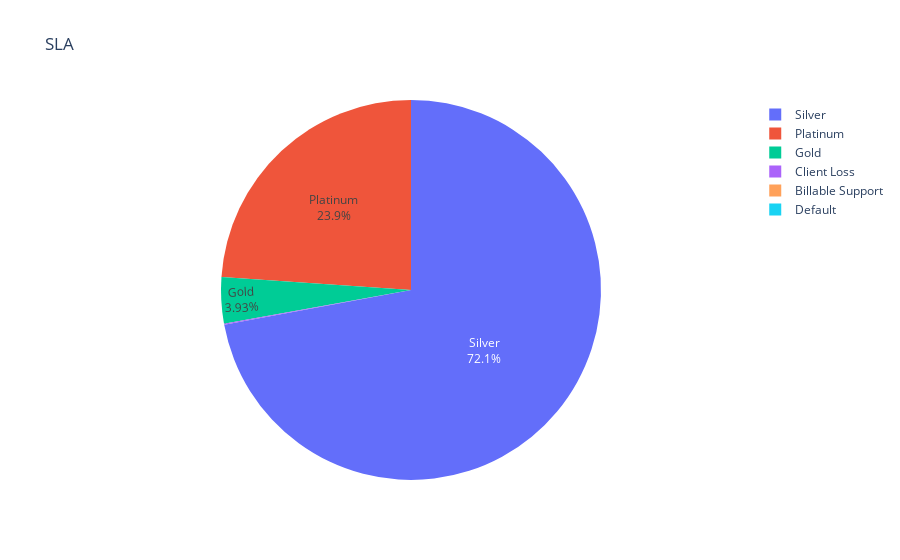

Source (notebook cell):
### Markdown cell above
- Insights: Most of the problems are regarding "How to solve it"

### Code cell
typecounts = df["SLA"].value_counts().to_dict()
df1 = pd.DataFrame(list(typecounts.items()), columns=['SLA', 'Counts'])

fig = px.pie(df1, values='Counts', names='SLA',
             title='SLA',labels='SLA')
fig.update_traces(textposition='inside', textinfo='percent+label')
fig.show()

### Figure 1 — Plotly figure (JSON) as saved in the notebook; plotly's stock layout.template omitted (floating-point values rounded to 4 significant figures)
{"data": [{"domain": {"x": [0, 1], "y": [0, 1]}, "hovertemplate": "SLA=%{label}<br>Counts=%{value}<extra></extra>", "labels": ["Silver", "Platinum", "Gold", "Client Loss", "Billable Support", "Default"], "legendgroup": "", "name": "", "showlegend": true, "textinfo": "percent+label", "textposition": "inside", "type": "pie", "values": [136326, 45219, 7426, 175, 2, 1]}], "layout": {"legend": {"tracegroupgap": 0}, "title": {"text": "SLA"}}}
